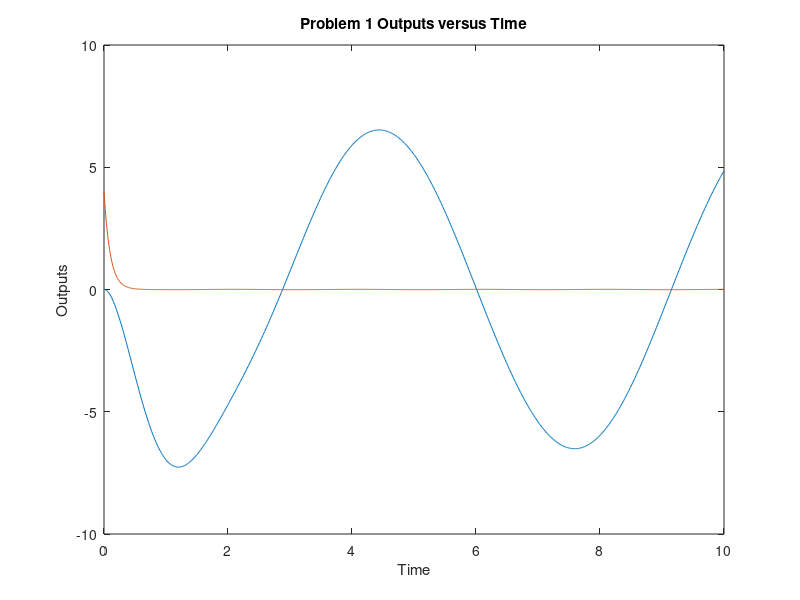

Write MATLAB code to recreate this figure. (Note: this script raises an error after producing the figure.)
%% EE 472
% Exam 1 Solutions
clear 
close all
%% Problem 1
A = [0 1 0; -1 0 -8.6; 0 0 -2/.2];
B = [0 0; 3 -9; 1 0];
C = [ 1 0 0; 0 0 1];
eigs(A);
B = [0 0; 3 -9; 1 0];
C = [1 0 0; 0 0 1];
p1ss = ss(A,B,C,0);
t_num = 0:.01:10;
u = [.07*cos(pi*t_num); 3*exp(-t_num).*cos(pi*t_num)]';
[y, t_out, x] = lsim(p1ss,u,t_num,[0;.3;4]);
figure
plot(t_out,y(:,1),t_out,y(:,2))
title('Problem 1 Outputs versus Time');
xlabel('Time');
ylabel('Outputs');
% find rank of each matrix to see control vs. obs

%% Problem 2
p2system4 = rss(5,3,2);
% save('p2system','p2system');
% load p2system
% % Is this system controllable, observable?
% % How many states, how many inputs, how many outputs 
x2_0 = [.1 .1 .1 .1 .1]';
t_num = 0:.1:3;
syms t
syms s
inputs = laplace(cos(t));
mexp = inv((s*eye(size(p2system4.A))-p2system4.A));
y_laplace = p2system4.C*mexp*x2_0+(p2system4.C*mexp*p2system4.B)*[inputs; inputs];
y2_time = ilaplace(y_laplace);
y2_num = double(subs(y2_time,t_num));
figure
plot(t_num,y2_num(1,:),t_num,y2_num(2,:),t_num,y2_num(3,:));
title('Problem 2: All Outputs');
legend('Output 1','Output 2','Output 3');
%% Problem Three
% Give a minimal realization of the following system, how many states are
% required to represent it, is it observable and controllable

p3tm = [tf([1 0],[1 -2 1]) tf(1,[1 -1]);tf(-6,[1 2 -3]) tf(1,[1 3])] ;
p3ss = ss(p3tm);
% save('p3ss','p3ss');
% load p3ss
p3obsv = rank(obsv(p3ss));
p3ctr = rank(ctrb(p3ss));
[p3minreal, U] = minreal(p3ss); %U=inv(T)
t3 = linspace(0,1,1000)';
u3 = [cos(4*pi*t3) sin(4*pi*t3)];
[y3, t_out, x3] = lsim(p3minreal,u3,t3,[0;0;0]);
figure
subplot(1,2,1)
plot(t_out,y3(:,1),t3,x3(:,2))
title('Problem 3 MinReal');
xlabel('Time');
legend('First Output','Second State');
subplot(1,2,2)
[y3, t_out, x3] = lsim(p3ss,u3,t3,[0;0;0;0;0;0]);
plot(t_out,y3(:,1),t_out,x3(:,2))
title('Problem 3 Original');
xlabel('Time');
legend('First Output','Second State');

% Of the original six states how many are controllable and observable, how
% many are controllable but not observable, how many are observable but not
% controllable, and how many are neither controllable, nor observable
% For this lets find the Kalman Decomposition

% Now I can use the following to get the Kalman Decomposition
% Remember the inverse of an orthogonal matrix is the same as its transpose
Ak = U*p3ss.A*U';
Bk = U*p3ss.B;
Ck = p3ss.C*U';
Dk = 0;
Ak(abs(Ak)<1e-10)=0;
Bk(abs(Bk)<1e-10)=0;
Ck(abs(Ck)<1e-10)=0;
% Ramp up i, until you get a drop in either rank
i=6;
numctr = rank(ctrb(Ak(1:i,1:i),Bk(1:i,:)))
numobs = rank(obsv(Ak(1:i,1:i),Ck(:,1:i)))
% 4th state is controllable but not observable
% 5th state is controllable but not observable
% 6th state is observable but not controllable
% No states are neither controllable nor observable;

%% Problem 4
% Create a state space system for the following nonlinear function.
% Linearize around x = [1 0];




